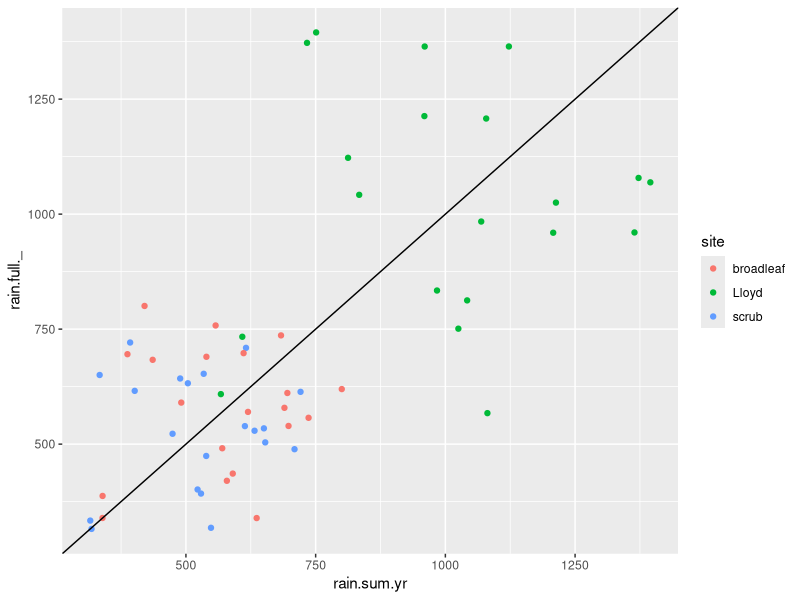

Write R code to recreate this figure.
## ---- chunk 1
knitr::opts_chunk$set(echo = TRUE)
## ---- chunk 2
library(ggplot2)
## ---- chunk 3
faaborg <- read.csv("./data/data_out/CHIRPS_rainfall_monthly_time_series_Faaborg.csv")

nathan <- read.csv(file = "./data/data_out/CHIRPS_rainfall_annual_summary.csv")
## ---- chunk 4
dim(faaborg)
dim(nathan)

tail(nathan)

summary(faaborg)
summary(nathan)
## ---- chunk 5
faanathan <- merge(faaborg, nathan)
dim(faanathan)
names(faanathan)
## ---- chunk 6
qplot(y = rain.full._,
      x = rain.sum.yr,
      data = faanathan,
      color = site) + #facet_wrap(~yr) +
  geom_abline(slope = 1, intercept = 0)
